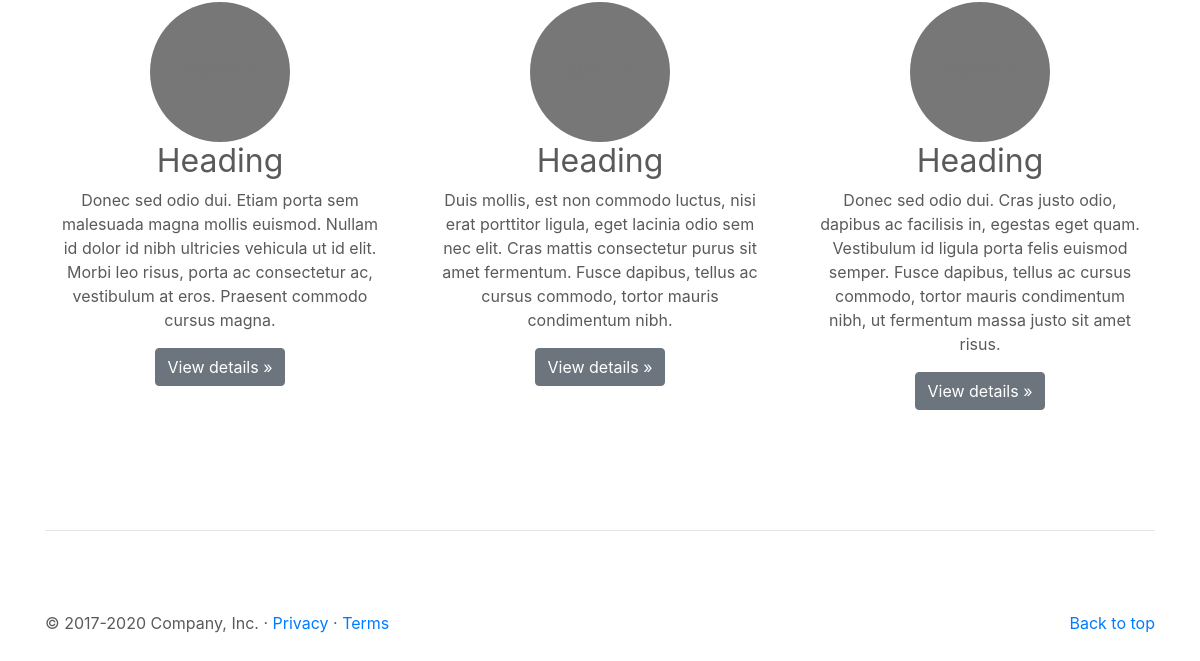
Page /front/types/?id=1 (signed in, lower part) on the earlier database version.
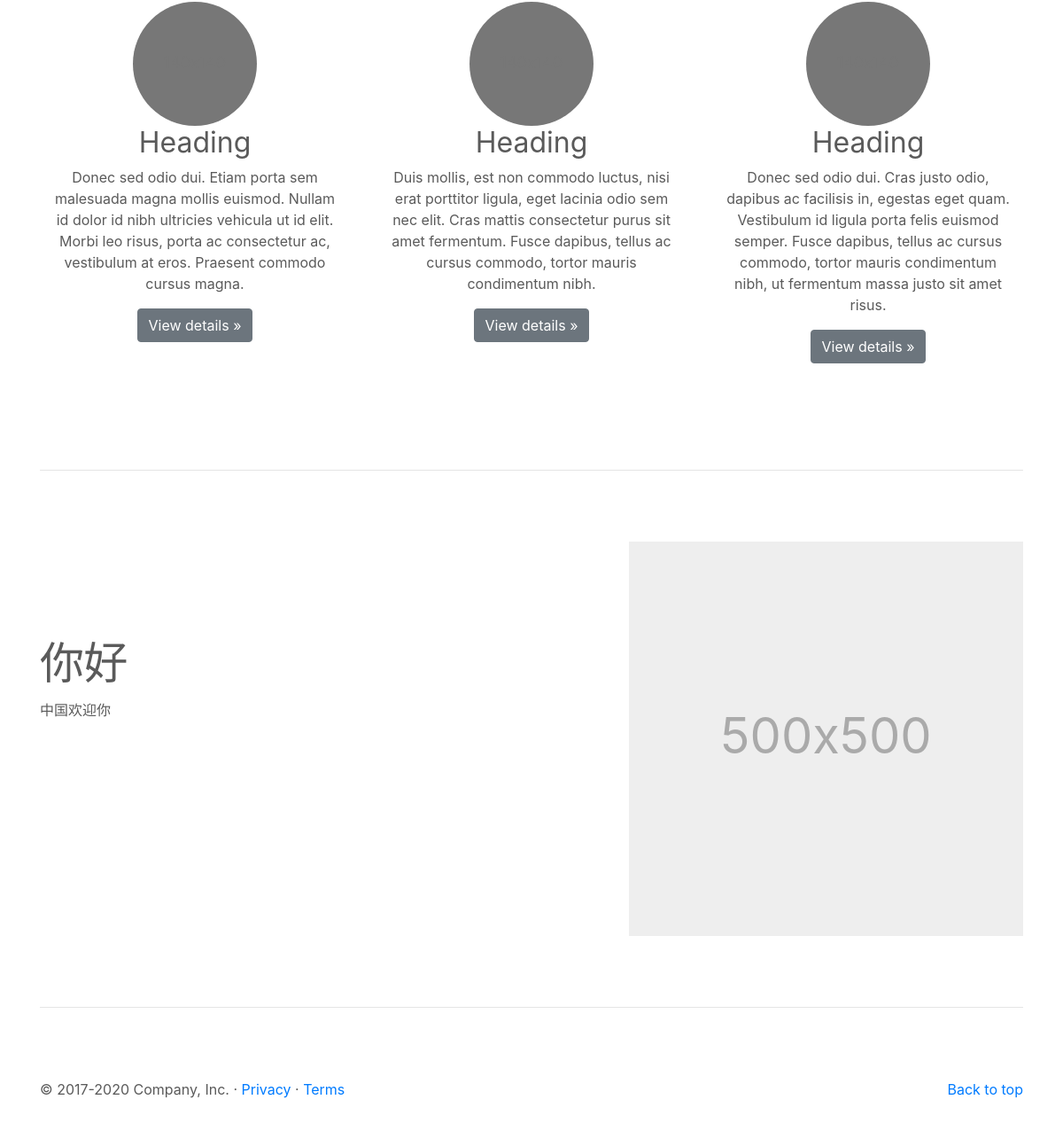
Same page on the later database version.
### article/models.py (models this page shows)
class Articles(models.Model):
    title = models.CharField(max_length=100)
    content = models.TextField(default="暂无内容！")
    type = models.ForeignKey(Types, on_delete=models.CASCADE)
    author = models.ForeignKey(Users, on_delete=models.CASCADE)

### front/views.py (the view)
# urls.py: path('types/', views.types),
def types(request):
    id = request.GET.get('id')
    articles = Articles.objects.filter(type_id=id)
    return render(request, 'front-types.html', {'articles': articles})

### templates/front-types.html (shortened to what this page needs)
{% load static %}
<!doctype html>
<html lang="en">
  <head>
<link href="{% static "assets/dist/css/bootstrap.min.css" %}" rel="stylesheet">
  </head>
  <body>
<main role="main">
  <div class="container marketing">
    <div class="row">
      <div class="col-lg-4">
        <h2>Heading</h2>
        <p>Donec sed odio dui. Etiam porta sem malesuada magna mollis euismod. Nullam id dolor id nibh ultricies vehicula ut id elit. Morbi leo risus, porta ac consectetur ac, vestibulum at eros. Praesent commodo cursus magna.</p>
        <p><a class="btn btn-secondary" href="#" role="button">View details &raquo;</a></p>
      </div>
      <div class="col-lg-4">
        <h2>Heading</h2>
        <p>Duis mollis, est non commodo luctus, nisi erat porttitor ligula, eget lacinia odio sem nec elit. Cras mattis consectetur purus sit amet fermentum. Fusce dapibus, tellus ac cursus commodo, tortor mauris condimentum nibh.</p>
        <p><a class="btn btn-secondary" href="#" role="button">View details &raquo;</a></p>
      </div>
      <div class="col-lg-4">
        <h2>Heading</h2>
        <p>Donec sed odio dui. Cras justo odio, dapibus ac facilisis in, egestas eget quam. Vestibulum id ligula porta felis euismod semper. Fusce dapibus, tellus ac cursus commodo, tortor mauris condimentum nibh, ut fermentum massa justo sit amet risus.</p>
        <p><a class="btn btn-secondary" href="#" role="button">View details &raquo;</a></p>
      </div>
    </div>
{% for article in articles %}
    <hr class="featurette-divider">
    <div class="row featurette">
      <div class="col-md-7">
        <h2 class="featurette-heading">{{ article.title }}</h2>
        <p class="lead">{{ article.content | safe }}</p>
      </div>
      <div class="col-md-5">
        <svg class="bd-placeholder-img bd-placeholder-img-lg featurette-image img-fluid mx-auto" width="500" height="500" xmlns="http://www.w3.org/2000/svg" preserveAspectRatio="xMidYMid slice" focusable="false" role="img" aria-label="Placeholder: 500x500"><title>Placeholder</title><rect width="100%" height="100%" fill="#eee"/><text x="50%" y="50%" fill="#aaa" dy=".3em">500x500</text></svg>
      </div>
    </div>
      {% endfor %}
    <hr class="featurette-divider">
  </div>
  <footer class="container">
    <p class="float-right"><a href="#">Back to top</a></p>
    <p>&copy; 2017-2020 Company, Inc. &middot; <a href="#">Privacy</a> &middot; <a href="#">Terms</a></p>
  </footer>
</main>
</body>
</html>

Differences in the rows shown:
added Articles: title "你好", content "中国欢迎你"
